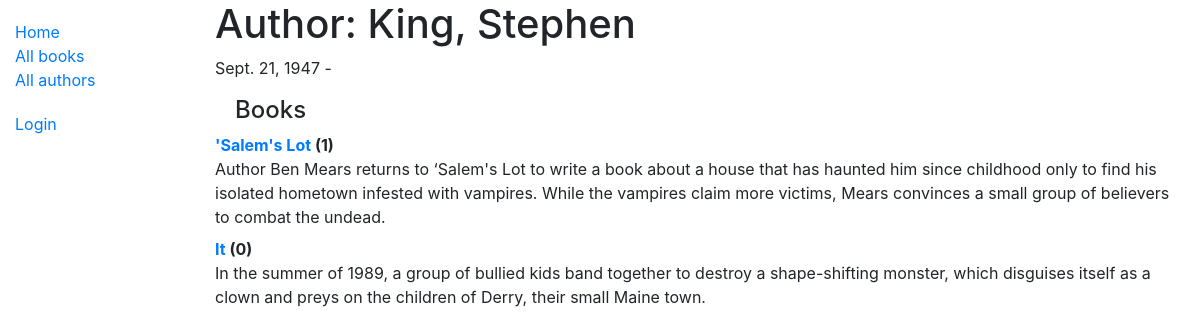
The page /catalog/authors/5 on the database its author committed.
### catalog/models.py (models this page shows, shortened)
class Author(models.Model):
    first_name = models.CharField(max_length=100)
    last_name = models.CharField(max_length=100)
    date_of_birth = models.DateField(null=True, blank=True)
    date_of_death = models.DateField('died', null=True, blank=True)
    class Meta:
        ordering = ['last_name', 'first_name']

class Book(models.Model):
    title = models.CharField(max_length=200)
    author = models.ForeignKey('Author', on_delete=models.SET_NULL, null=True)
    summary = models.TextField(max_length=1000, help_text="Enter a brief description of the book")
    isbn = models.CharField('ISBN', max_length=13,
                            help_text='13 Character <a href="https://www.isbn-international.org/content/what-isbn'
                                      '">ISBN number</a>')
    genre = models.ManyToManyField(Genre, help_text="Select a genre for this book")
    language = models.ForeignKey('Language', on_delete=models.SET_NULL, null=True,)
    def display_language(self):
        return self.language
    display_language.short_description = 'Language'
    def display_genre(self):
        """Creates a string for the Genre. This is required to display genre in Admin."""
        return ', '.join([genre.name for genre in self.genre.all()[:3]])
    display_genre.short_description = 'Genre'
    def __str__(self):
        return self.title

### catalog/views.py (the view)
# urls.py: path('authors/<int:pk>', views.AuthorDetailView.as_view(), name='author-detail'),
class AuthorDetailView(generic.DetailView):
    model = Author

### catalog/templates/catalog/author_detail.html
{% extends "base_generic.html" %}
{% block content %}
  <h1>Author: {{ author.last_name }}, {{author.first_name}}</h1>
  <p>{% if author.date_of_birth %} {{author.date_of_birth}} {% endif %} - {% if author.date_of_death %}{{author.date_of_death}}{% endif %}</p>
  <div style="margin-left:20px;pargin-top:20px">
    <h4>Books</h3>
  </div>
  <dl>
    {% for book in author.book_set.all %}
    <dt><a href="{% url 'book-detail' book.pk %}">{{book}}</a> ({{book.bookinstance_set.all.count}})</dt>
    <dd>{{book.summary}}</dd>
  {% endfor %}
  </dl>
  </div>
{% endblock %} -->

### rows shown on the page
Author: last_name "King", first_name "Stephen", date_of_birth "Sept. 21, 1947"
Book: title "'Salem's Lot", bookinstance_set.all.count "1", summary "Author Ben Mears returns to ‘Salem's Lot to write a book about a house that has haunted him since childhood only to find his isolated hometown infested with vampires. While the vampires claim more victims, Mears convinces a small group of believers to combat the undead."
Book: title "It", bookinstance_set.all.count "0", summary "In the summer of 1989, a group of bullied kids band together to destroy a shape-shifting monster, which disguises itself as a clown and preys on the children of Derry, their small Maine town."
